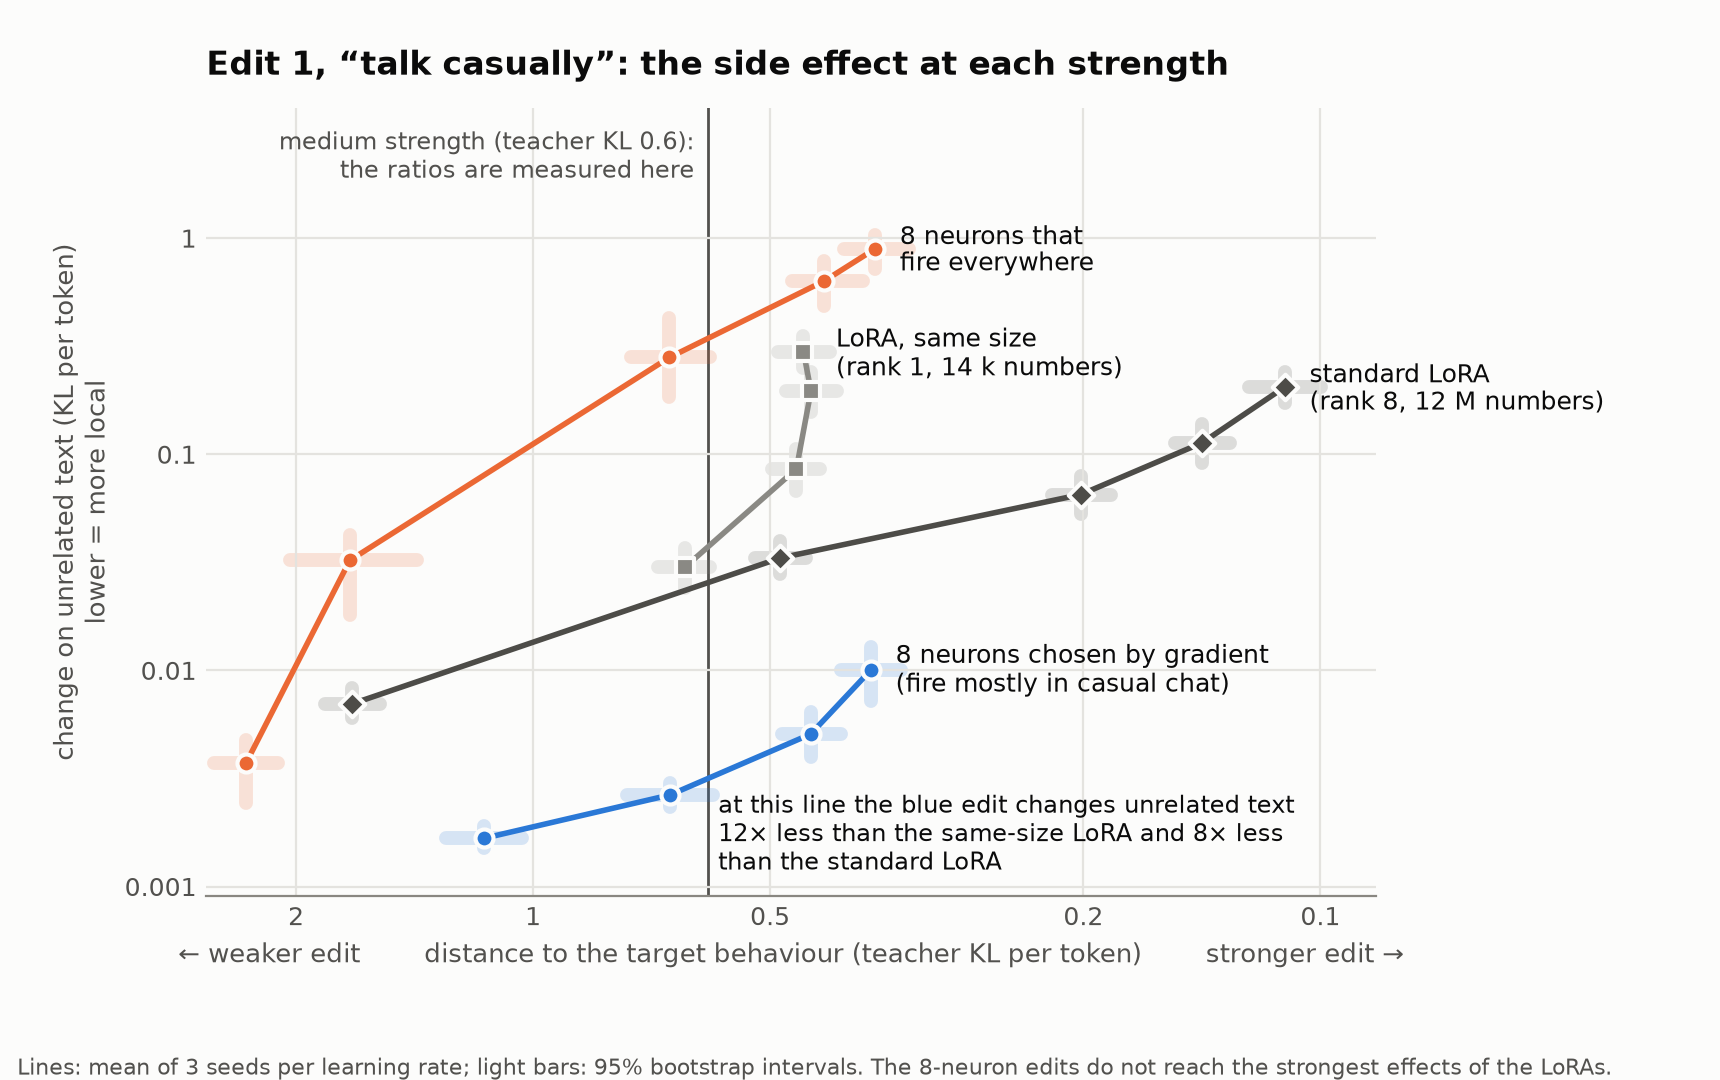

This figure's Python source:
"""Trade-off curve, casual edit: strength of the edit vs change on unrelated text, 4 methods at ~13 k / 12 M numbers.

Data (all read from the committed analysis outputs):
  experiments/01_locality_curves/out/summary.json  "points": sel8, dense8, lorad (seed means over 3 seeds per LR, with
      95% bootstrap CIs over messages, items and seeds); "comparisons": F ratios at the matched teacher KL 0.6
  experiments/05_typical_lora/out/summary.json     "points": lora_all8 (standard LoRA); "comparisons": sel8 / lora_all8
x = teacher KL (distance to the target model, per token; lower = stronger edit), y = F (KL(original || edited) per
token on 256 unrelated items, stored bf16 values).

    uv run figures/tradeoff.py   -> figures/tradeoff.png
"""
import json

from style import BG, BLUE, GRAY, GRAY_DARK, GRID, INK, INK2, MUTED, ORANGE, ROOT, plt, save

S1 = json.loads((ROOT / "experiments/01_locality_curves/out/summary.json").read_text())
S3 = json.loads((ROOT / "experiments/05_typical_lora/out/summary.json").read_text())
SERIES = [  # family, summary, label, colour, marker
    ("dense8", S1, "8 neurons that\nfire everywhere", ORANGE, "o"),
    ("lorad", S1, "LoRA, same size\n(rank 1, 14 k numbers)", GRAY, "s"),
    ("lora_all8", S3, "standard LoRA\n(rank 8, 12 M numbers)", GRAY_DARK, "D"),
    ("sel8", S1, "8 neurons chosen by gradient\n(fire mostly in casual chat)", BLUE, "o"),
]
MATCH = 0.6


def comp(S, A, B):
    return next(c for c in S["comparisons"] if c["A"] == A and c["B"] == B and c["target"] == MATCH and c["metric"] == "F")


fig, ax = plt.subplots(figsize=(8.6, 5.4), facecolor=BG)
ax.set_facecolor(BG)
for fam, S, lab, c, mk in SERIES:
    pts = sorted((p for p in S["points"] if p["fam"] == fam), key=lambda p: p["lr"])
    x, y = [p["tkl"] for p in pts], [p["F"] for p in pts]
    for p in pts:
        ax.plot([p["tkl"]] * 2, p["F_ci"], color=c, lw=5, alpha=0.18, solid_capstyle="round", zorder=1)
        ax.plot(p["tkl_ci"], [p["F"]] * 2, color=c, lw=5, alpha=0.18, solid_capstyle="round", zorder=1)
    ax.plot(x, y, color=c, lw=2, zorder=2, solid_joinstyle="round")
    ax.scatter(x, y, s=42, color=c, marker=mk, edgecolor=BG, linewidth=1.5, zorder=3)
    end = min(pts, key=lambda p: p["tkl"])           # the strongest point = the right end
    dy = {"lorad": 1.5, "lora_all8": 1.0, "dense8": 1.0, "sel8": 1.0}[fam]
    ax.annotate(lab, (end["tkl"], end["F"] * dy), xytext=(9, 0), textcoords="offset points", fontsize=9,
                color=INK, va="center", ha="left", linespacing=1.15)

ax.axvline(MATCH, color=INK2, lw=1, zorder=0)
ax.text(MATCH * 1.04, 3.2, f"medium strength (teacher KL {MATCH}):\nthe ratios are measured here", fontsize=8.5,
        color=INK2, ha="right", va="top")
a, b = comp(S1, "sel8", "lorad"), comp(S3, "sel8", "lora_all8")
ax.text(MATCH * 0.97, 0.0011, f"at this line the blue edit changes unrelated text\n{1 / a['ratio']:.0f}× less than the "
        f"same-size LoRA and {1 / b['ratio']:.0f}× less\nthan the standard LoRA", fontsize=8.5, color=INK, ha="left",
        va="bottom")
ax.set_xscale("log")
ax.set_yscale("log")
ax.set_xlim(2.6, 0.085)                                 # reversed: stronger edits to the right
ax.set_ylim(0.0009, 4)
ax.set_xticks([2, 1, 0.5, 0.2, 0.1], ["2", "1", "0.5", "0.2", "0.1"])
ax.set_yticks([0.001, 0.01, 0.1, 1], ["0.001", "0.01", "0.1", "1"])
ax.minorticks_off()
ax.grid(color=GRID, lw=0.8)
ax.spines["left"].set_visible(False)
ax.spines["bottom"].set_color(MUTED)
ax.tick_params(length=0, labelsize=9)
ax.set_xlabel("← weaker edit        distance to the target behaviour (teacher KL per token)        stronger edit →",
              fontsize=9.5, color=INK2)
ax.set_ylabel("change on unrelated text (KL per token)\nlower = more local", fontsize=9.5, color=INK2)
ax.set_title("Edit 1, “talk casually”: the side effect at each strength", loc="left", fontsize=12, color=INK,
             fontweight="bold", pad=12)
fig.text(0.01, 0.005, "Lines: mean of 3 seeds per learning rate; light bars: 95% bootstrap intervals. The 8-neuron edits "
         "do not reach the strongest effects of the LoRAs.", fontsize=7.8, color=INK2)
fig.subplots_adjust(left=0.12, right=0.80, top=0.90, bottom=0.17)
save(fig, "tradeoff")
